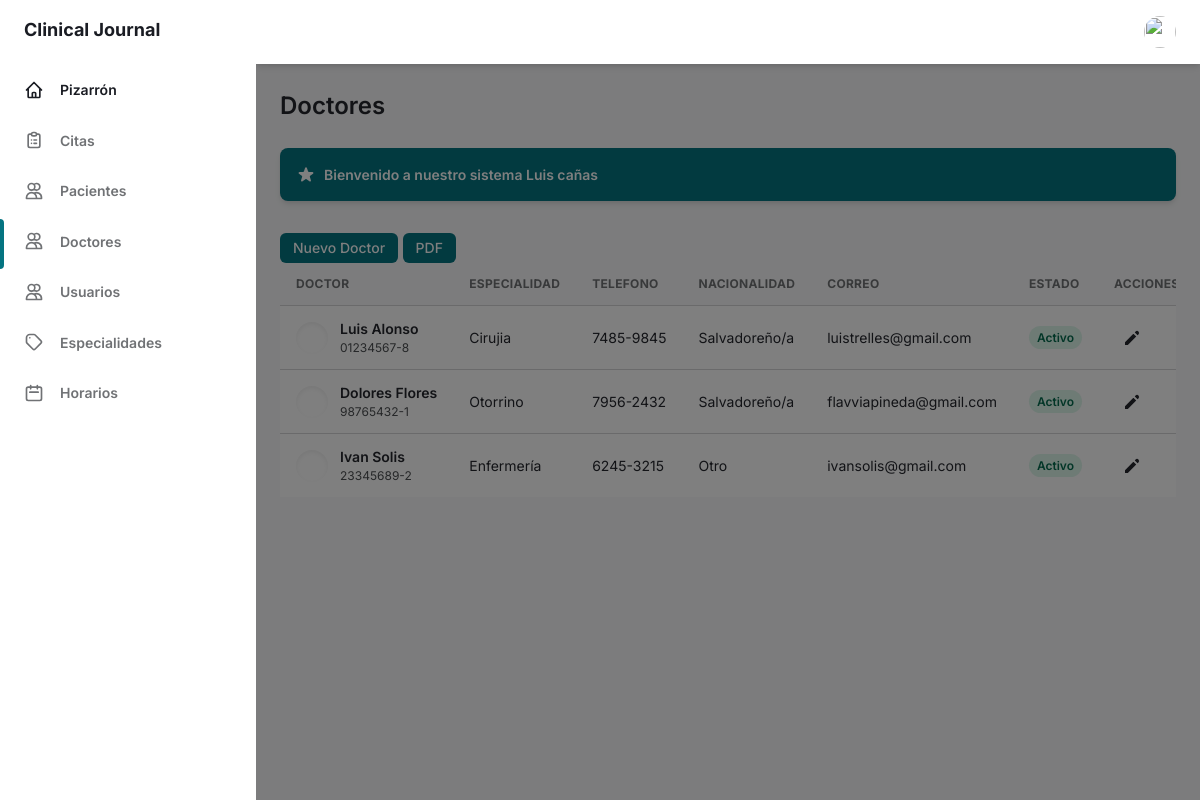
Screenshot of /folder/doctor.php (signed in) with the database file from the repository.
### tables this page shows
CREATE TABLE `doctor` (
  `coddoc` int(11) NOT NULL,
  `dnidoc` char(10) NOT NULL,
  `nomdoc` varchar(50) NOT NULL,
  `apedoc` varchar(50) NOT NULL,
  `codespe` int(11) NOT NULL,
  `sexo` char(15) NOT NULL,
  `telefo` char(9) NOT NULL,
  `fechanaci` date NOT NULL,
  `correo` varchar(50) NOT NULL,
  `naciona` varchar(35) NOT NULL,
  `estado` char(15) NOT NULL,
  `fecha_create` timestamp NOT NULL DEFAULT current_timestamp() ON UPDATE current_timestamp()
);

CREATE TABLE `specialty` (
  `codespe` int(11) NOT NULL,
  `nombrees` varchar(50) NOT NULL,
  `estado` char(1) NOT NULL,
  `fecha_create` timestamp NOT NULL DEFAULT current_timestamp() ON UPDATE current_timestamp()
);

### controlador/doctorcontrolador.php (called while the page is built, shortened)
<?php
require_once '../modelo/modelodoctor.php';
class doctorcontrolador{
    function mostrar(){
        $doctor=new Modelo();
        $dato=$doctor->mostrar("doctor", "1");
        require_once '../vista/doctor/mostrar.php';
    }
    }

### modelo/modelodoctor.php (called while the page is built, shortened)
<?php
class Modelo{
  private $doctor;
  private $db;
  public function __construct(){
      $this->doctor=array();
      $this->db=new PDO('mysql:host=localhost;dbname=proyecto_clinica',"root","");
  }
  public function mostrar($tabla,$condicion){
      $consulta="SELECT doctor.coddoc, doctor.dnidoc, doctor.nomdoc, doctor.apedoc, specialty.codespe, specialty.nombrees,doctor.sexo, doctor.telefo, doctor.fechanaci, doctor.correo, doctor.naciona, doctor.estado, doctor.fecha_create FROM doctor INNER JOIN specialty ON doctor.codespe = specialty.codespe WHERE doctor.estado='1'";
      $resultado=$this->db->query($consulta);
      while ($tabla=$resultado->fetchAll(PDO::FETCH_ASSOC)) {
          $this->doctor[]=$tabla;
      }
      return $this->doctor;
    }
}
 ?>

### vista/doctor/mostrar.php (the view, shortened to what this page needs)
<!DOCTYPE html>
<html :class="{ 'theme-dark': dark }" x-data="data()" lang="en">
<head>
  <link rel="stylesheet" href="../assets/css/tailwind.output.css" />
</head>
<body>
  <div class="flex h-screen bg-gray-50 dark:bg-gray-900" :class="{ 'overflow-hidden': isSideMenuOpen }">
    <aside class="z-20 hidden w-64 overflow-y-auto bg-white dark:bg-gray-800 md:block flex-shrink-0">
      <div class="py-4 text-gray-500 dark:text-gray-400">
        <a class="ml-6 text-lg font-bold text-gray-800 dark:text-gray-200" href="../vista/admin/pages-admin.php">
          Clinical Journal
        </a>
        <ul class="mt-6">
          <li class="relative px-6 py-3">
            <a class="inline-flex items-center w-full text-sm font-semibold text-gray-800 transition-colors duration-150 hover:text-gray-800 dark:hover:text-gray-200 dark:text-gray-100" href="../vista/admin/pages-admin.php">
              <span class="ml-4">Pizarrón</span>
            </a>
          </li>
        </ul>
        <ul>
          <li class="relative px-6 py-3">
            <a class="inline-flex items-center w-full text-sm font-semibold transition-colors duration-150 hover:text-gray-800 dark:hover:text-gray-200" href="appointment.php">
              <span class="ml-4">Citas</span>
            </a>
          </li>
          <li class="relative px-6 py-3">
            <a class="inline-flex items-center w-full text-sm font-semibold transition-colors duration-150 hover:text-gray-800 dark:hover:text-gray-200" href="patients.php">
              <span class="ml-4">Pacientes</span>
            </a>
          </li>
          <li class="relative px-6 py-3">
            <span class="absolute inset-y-0 left-0 w-1 bg-teal-600 rounded-tr-lg rounded-br-lg" aria-hidden="true"></span>
            <a class="inline-flex items-center w-full text-sm font-semibold transition-colors duration-150 hover:text-gray-800 dark:hover:text-gray-200" href="doctor.php">
              <span class="ml-4">Doctores</span>
            </a>
          </li>
          <li class="relative px-6 py-3">
            <a class="inline-flex items-center w-full text-sm font-semibold transition-colors duration-150 hover:text-gray-800 dark:hover:text-gray-200" href="usuarios.php">
              <span class="ml-4">Usuarios</span>
            </a>
          </li>
          <li class="relative px-6 py-3">
            <a class="inline-flex items-center w-full text-sm font-semibold transition-colors duration-150 hover:text-gray-800 dark:hover:text-gray-200" href="specialty.php">
              <span class="ml-4">Especialidades</span>
            </a>
          </li>
          <li class="relative px-6 py-3">
            <a class="inline-flex items-center w-full text-sm font-semibold transition-colors duration-150 hover:text-gray-800 dark:hover:text-gray-200" href="horario.php">
              <span class="ml-4">Horarios</span>
            </a>
          </li>
        </ul>
      </div>
    </aside>
    <div x-show="isSideMenuOpen" x-transition:enter="transition ease-in-out duration-150" x-transition:enter-start="opacity-0" x-transition:enter-end="opacity-100" x-transition:leave="transition ease-in-out duration-150" x-transition:leave-start="opacity-100" x-transition:leave-end="opacity-0" class="fixed inset-0 z-10 flex items-end bg-black bg-opacity-50 sm:items-center sm:justify-center"></div>
    <div class="flex flex-col flex-1 w-full">
      <header class="z-10 py-4 bg-white shadow-md dark:bg-gray-800">
        <div class="container flex items-center justify-between h-full px-6 mx-auto text-teal-600 dark:text-teal-300">
          <ul class="flex items-center flex-shrink-0 space-x-6">
            <li class="relative">
              <button class="align-middle rounded-full focus:shadow-outline-teal focus:outline-none" @click="toggleProfileMenu" @keydown.escape="closeProfileMenu" aria-label="Account" aria-haspopup="true">
                <img class="object-cover w-8 h-8 rounded-full" src="https://www.creativefabrica.com/wp-content/uploads/2019/02/Profile-Icon-by-arus-1-580x386.jpg" alt="" aria-hidden="true" />
              </button>
            </li>
          </ul>
        </div>
      </header>
      <main class="h-full overflow-y-auto">
        <div class="container px-6 mx-auto grid">
          <h2 class="my-6 text-2xl font-semibold text-gray-700 dark:text-gray-200">
            Doctores
          </h2>
          <a class="flex items-center justify-between p-4 mb-8 text-sm font-semibold text-teal-100 bg-teal-600 rounded-lg shadow-md focus:outline-none focus:shadow-outline-teal" style="cursor: pointer;">
            <div class="flex items-center">
              <span class="text-white">Bienvenido a nuestro sistema <?php echo ucfirst($_SESSION['nombre']); ?></span>
            </div>
          </a>
          <div>
            <button onclick="window.location.href='../vista/doctor/new.php'" class="px-3 py-1 text-sm font-medium leading-5 text-white transition-colors duration-150 bg-teal-600 border border-transparent rounded-md active:bg-teal-600 hover:bg-teal-700 focus:outline-none focus:shadow-outline-teal">
              Nuevo Doctor
            </button>
            <button onclick="window.location.href='../vista/doctor/reporte.php'" class="px-3 py-1 text-sm font-medium leading-5 text-white transition-colors duration-150 bg-teal-600 border border-transparent rounded-md active:bg-teal-600 hover:bg-teal-700 focus:outline-none focus:shadow-outline-teal">
              PDF
            </button>
          </div>
          <div class="w-full overflow-x-auto">
            <table class="w-full whitespace-no-wrap" id="myTable">
              <thead>
                <tr class="text-xs font-semibold tracking-wide text-left text-gray-500 uppercase border-b dark:border-gray-700 bg-gray-50 dark:text-gray-400 dark:bg-gray-800">
                  <th class="px-4 py-3">Doctor</th>
                  <th class="px-4 py-3">Especialidad</th>
                  <th class="px-4 py-3">Telefono</th>
                  <th class="px-4 py-3">Nacionalidad</th>
                  <th class="px-4 py-3">Correo</th>
                  <th class="px-4 py-3">Estado</th>
                  <th class="px-4 py-3">Acciones</th>
                </tr>
              </thead>
              <tbody class="bg-white divide-y dark:divide-gray-700 dark:bg-gray-800">
                <?php
                foreach ($dato as $key => $value) {
                  foreach ($value as $va) { ?>
                    <tr class="text-gray-700 dark:text-gray-400">
                      <td class="px-4 py-3">
                        <div class="flex items-center text-sm">
                          <div class="relative hidden w-8 h-8 mr-3 rounded-full md:block">
                            <div class="absolute inset-0 rounded-full shadow-inner" aria-hidden="true"></div>
                          </div>
                          <div>
                            <p class="font-semibold"><?php echo $va['nomdoc']; ?> <?php echo $va['apedoc']; ?></p>
                            <p class="text-xs text-gray-600 dark:text-gray-400">
                              <?php echo $va['dnidoc']; ?>
                            </p>
                          </div>
                        </div>
                      </td>
                      <td class="px-4 py-3 text-sm">
                        <?php echo $va['nombrees']; ?>
                      </td>
                      <td class="px-4 py-3 text-sm">
                        <?php echo $va['telefo']; ?>
                      </td>
                      <td class="px-4 py-3 text-sm">
                        <?php echo $va['naciona']; ?>
                      </td>
                      <td class="px-4 py-3 text-sm">
                        <?php echo $va['correo']; ?>
                      </td>
                      <td class="px-4 py-3 text-xs">
                        <?php
                        if ($va['estado'] == 1) { ?>
                          <form method="get" action="javascript:activo('<?php echo $va['coddoc']; ?>')">
                            <span class="px-2 py-1 font-semibold leading-tight text-green-700 bg-green-100 rounded-full dark:bg-green-700 dark:text-green-100">Activo
                            </span>
                          </form>
                        <?php  } ?>
                      </td>
                      <td class="px-4 py-3">
                        <div class="flex items-center space-x-4 text-sm">
                          <a href="../vista/doctor/edit.php?id=<?php echo $va["coddoc"]; ?>" class="flex items-center justify-between px-2 py-2 text-sm font-medium leading-5 text-teal-600 rounded-lg dark:text-gray-400 focus:outline-none focus:shadow-outline-gray" aria-label="Edit">
                            <svg class="w-5 h-5" aria-hidden="true" fill="currentColor" viewBox="0 0 20 20">
                              <path d="M13.586 3.586a2 2 0 112.828 2.828l-.793.793-2.828-2.828.793-.793zM11.379 5.793L3 14.172V17h2.828l8.38-8.379-2.83-2.828z"></path>
                            </svg>
                          </a>
                          <a href="../vista/doctor/desactivar.php?id=<?php echo $va["coddoc"]; ?>" class="flex items-center justify-between px-2 py-2 text-sm font-medium leading-5 text-teal-600 rounded-lg dark:text-gray-400 focus:outline-none focus:shadow-outline-gray barra" aria-label="Edit">
                          </a>
                        </div>
                      </td>
                    </tr>
                <?php
                  }
                }
                ?>
              </tbody>
            </table>
          </div>
        </div>
        <?php require '../vista/template/footer.php';  ?>

### rows the page displays
doctor: nomdoc "Luis", apedoc "Alonso", dnidoc "01234567-8", codespe.nombrees "Cirujia", telefo "7485-9845", naciona "Salvadoreño/a", correo "luistrelles@gmail.com"
doctor: nomdoc "Dolores", apedoc "Flores", dnidoc "98765432-1", codespe.nombrees "Otorrino", telefo "7956-2432", naciona "Salvadoreño/a", correo "flavviapineda@gmail.com"
doctor: nomdoc "Ivan", apedoc "Solis", dnidoc "23345689-2", codespe.nombrees "Enfermería", telefo "6245-3215", naciona "Otro", correo "ivansolis@gmail.com"

### other values shown
$_SESSION['nombre'] "Luis cañas"
